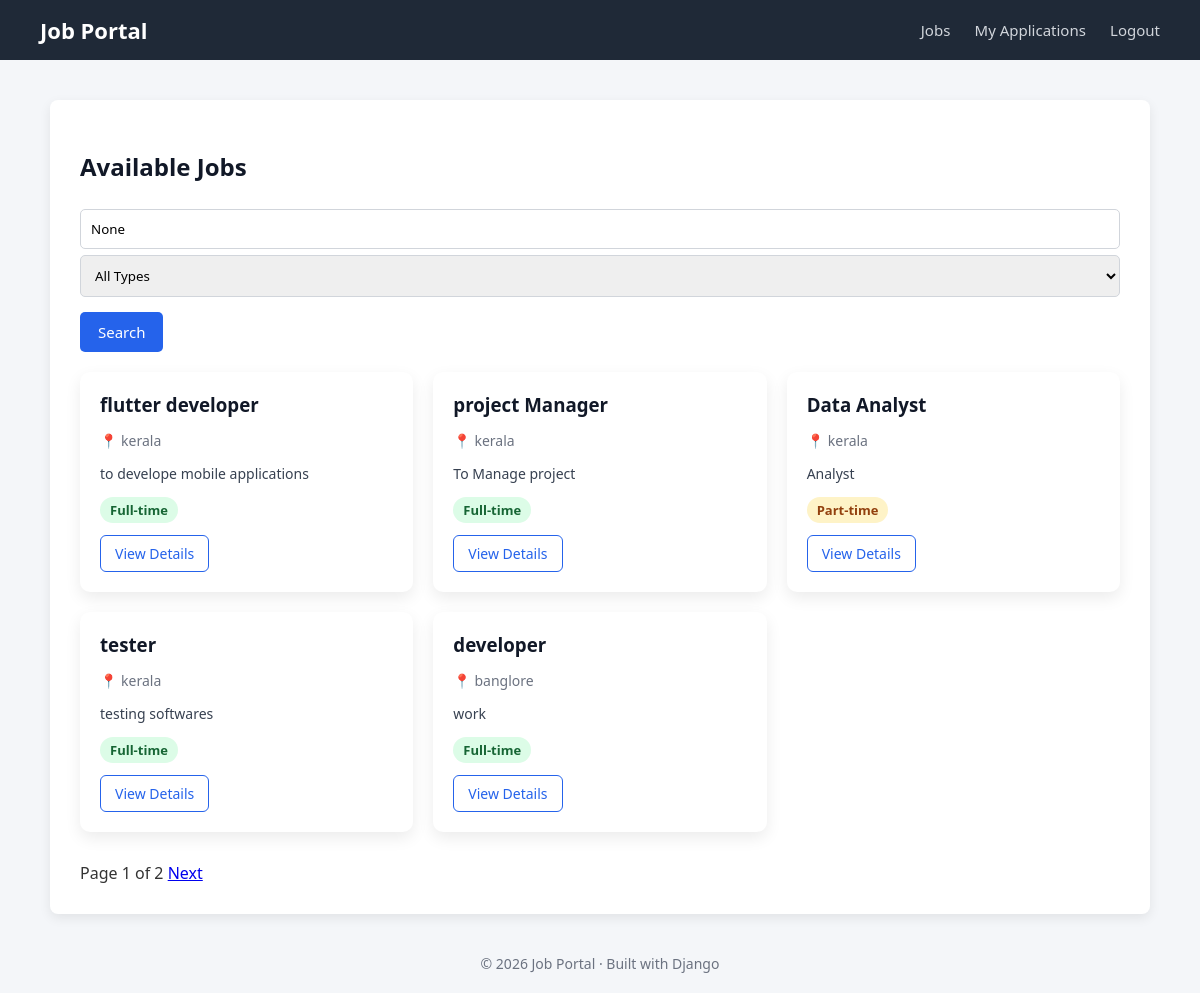
The app's page /jobs/ (signed in) with its own data.
### jobs/models.py (models this page shows, shortened)
class Job(models.Model):
    recruiter = models.ForeignKey(User, on_delete=models.CASCADE)
    title = models.CharField(max_length=200)
    description = models.TextField()
    location = models.CharField(max_length=100)
    job_type = models.CharField(
        max_length=50,
        choices=(
            ('full-time', 'Full Time'),
            ('part-time', 'Part Time'),
            ('internship', 'Internship'),
        )
    )
    created_at = models.DateTimeField(default=timezone.now)

### jobs/views.py (the view)
# urls.py: path('jobs/', views.job_list, name='job_list'),
@login_required
@candidate_required
def job_list(request):
    query = request.GET.get('q')
    job_type = request.GET.get('type')
    jobs = Job.objects.all()
    if query:
        jobs = jobs.filter(title__icontains=query)
    if job_type:
        jobs = jobs.filter(job_type=job_type)
    paginator = Paginator(jobs.order_by('-created_at'), 5)
    page_number = request.GET.get('page')
    jobs = paginator.get_page(page_number)
    return render(request, 'job_list.html', {
        'jobs': jobs,
        'query': query,
        'job_type': job_type
    })

### jobs/templates/job_list.html (shortened to what this page needs)
{% extends 'base.html' %}
{% block content %}
<h2>Available Jobs</h2>
<form method="get" style="margin-bottom: 20px;">
    <input type="text" name="q" placeholder="Search jobs..." value="{{ query }}">
    <select name="type">
        <option value="">All Types</option>
    </select>
    <button type="submit">Search</button>
</form>
<div class="job-grid">
    {% for job in jobs %}
        <div class="job-card">
            <h3>{{ job.title }}</h3>
            <p class="job-location">📍 {{ job.location }}</p>
            <p class="job-desc">
                {{ job.description|truncatechars:120 }}
            </p>
            <span class="badge {{ job.job_type }}">
                {{ job.job_type|capfirst }}
            </span>
            <div class="job-actions">
                <a href="{% url 'job_detail' job.id %}" class="btn-outline">
                    View Details
                </a>
            </div>
        </div>
    {% empty %}
        <p>No jobs found.</p>
    {% endfor %}
</div>
<div style="margin-top: 30px;">
    Page {{ jobs.number }} of {{ jobs.paginator.num_pages }}
    {% if jobs.has_next %}
        <a href="?page={{ jobs.next_page_number }}">Next</a>
    {% endif %}
</div>
{% endblock %}

### jobs/templates/base.html (shortened to what this page needs)
<!DOCTYPE html>
<html lang="en">
<head>
</head>
<body>
<div class="navbar">
    <div class="logo">Job Portal</div>
    <div>
        {% if user.is_authenticated %}
            {% if user.userprofile.role == 'recruiter' %}
                <a href="{% url 'recruiter_dashboard' %}">Dashboard</a>
            {% else %}
                <a href="{% url 'job_list' %}">Jobs</a>
                <a href="{% url 'candidate_dashboard' %}">My Applications</a>
            {% endif %}
            <a href="{% url 'logout' %}">Logout</a>
        {% endif %}
    </div>
</div>
<div class="container">
    {% block content %}{% endblock %}
</div>
<div class="footer">
    © 2026 Job Portal · Built with Django
</div>
</body>
</html>

### jobs/templates/base.html (style rules this page uses)
* { box-sizing: border-box; font-family: 'Segoe UI', Tahoma, sans-serif; }
body { margin: 0; background: #f4f6f9; color: #333; }
.navbar { background: #1f2937; padding: 15px 40px; display: flex; justify-content: space-between; align-items: center; }
.navbar .logo { color: #fff; font-size: 22px; font-weight: bold; }
.navbar a { color: #d1d5db; text-decoration: none; margin-left: 20px; font-size: 15px; }
.container { max-width: 1100px; margin: 40px auto; background: #fff; padding: 30px; border-radius: 8px; box-shadow: 0 4px 12px rgba(0,0,0,0.08); }
h2 { margin-bottom: 20px; color: #111827; }
input, select, textarea { width: 100%; padding: 10px; margin-top: 6px; border: 1px solid #d1d5db; border-radius: 5px; }
button { background: #2563eb; color: #fff; border: none; padding: 10px 18px; border-radius: 5px; cursor: pointer; font-size: 15px; margin-top: 15px; }
.badge { padding: 4px 10px; border-radius: 20px; font-size: 13px; font-weight: 600; }
.footer { text-align: center; margin: 40px 0 20px; color: #6b7280; font-size: 14px; }
.job-grid { display: grid; grid-template-columns: repeat(auto-fill, minmax(280px, 1fr)); gap: 20px; margin-top: 20px; }
.job-card { background: #ffffff; border-radius: 10px; padding: 20px; box-shadow: 0 6px 16px rgba(0,0,0,0.08); transition: transform 0.2s ease, box-shadow 0.2s ease; }
.job-card h3 { margin-top: 0; margin-bottom: 8px; color: #111827; }
.job-location { font-size: 14px; color: #6b7280; margin-bottom: 10px; }
.job-desc { font-size: 14px; color: #374151; margin-bottom: 15px; }
.job-actions { margin-top: 15px; }
.btn-outline { display: inline-block; padding: 8px 14px; border: 1px solid #2563eb; color: #2563eb; border-radius: 6px; font-size: 14px; text-decoration: none; }
.full-time { background: #dcfce7; color: #166534; }
.part-time { background: #fef3c7; color: #92400e; }

### records on screen
Job: title "flutter developer", location "kerala", description "to develope mobile applications", job_type "Full-time"
Job: title "project Manager", location "kerala", description "To Manage project", job_type "Full-time"
Job: title "Data Analyst", location "kerala", description "Analyst", job_type "Part-time"
Job: title "tester", location "kerala", description "testing softwares", job_type "Full-time"
Job: title "developer", location "banglore", description "work", job_type "Full-time"

### other values on screen
{{ jobs.number }} "1"
{{ jobs.paginator.num_pages }} "2"
